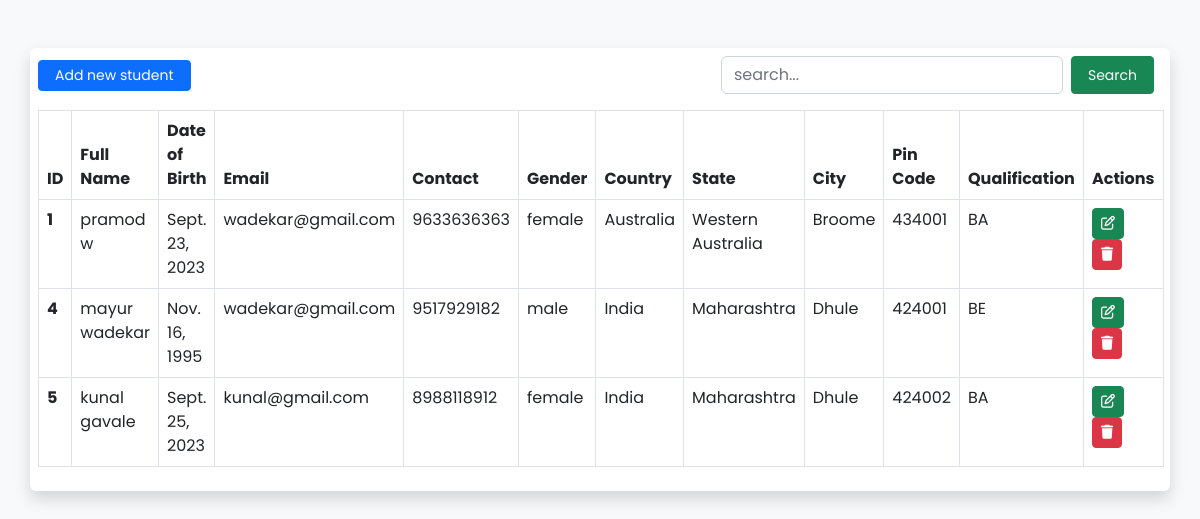
The page / on the database its author committed.
### myapp/models.py (models this page shows, shortened)
class student(models.Model):
    Fullname = models.CharField(max_length=50)
    DOB = models.DateField()
    Email = models.EmailField(max_length=50)
    Contact = models.BigIntegerField()
    Gender = models.CharField(max_length=50)
    Country = models.CharField(max_length=50)
    State = models.CharField(max_length=50)
    City = models.CharField(max_length=50)
    Pincode = models.CharField(max_length=50)
    Qualification =models.CharField(max_length=50)

### myapp/views.py (the view, shortened to what this page needs)
# urls.py: path("",views.index, name = 'index')
def index(request):
    students = student.objects.all()
    query = ""
    context = {"students" : students, "query" : query}
    return render(request, 'index.html', context = context)

### myapp/Templates/index.html (shortened to what this page needs)
<!doctype html>
<html lang="en">
<head>
    <link rel="stylesheet" href="https://cdnjs.cloudflare.com/ajax/libs/font-awesome/6.4.0/css/all.min.css"
 />
    <link href="https://cdn.jsdelivr.net/npm/bootstrap@5.2.3/dist/css/bootstrap.min.css" rel="stylesheet"
>
</head>
<body class="bg-light">
    <div class="container mt-5 p-2 rounded shadow bg-white">
        <div class="d-flex mb-3 justify-content-between align-items-center">
            <a href="" data-bs-toggle="modal" data-bs-target="#addnewstudentModal"
                class="btn btn-primary px-3 btn-sm">Add new student</a>
            <div class="">
                <form method="post" class="d-flex">
                    <input type="search" value="{{query}}" name="searchquery" class="form-control"
                        placeholder="search..." value="{{search_query}}">
                    <button class="btn btn-success btn-sm px-3 mx-2" name="search">Search</button>
                </form>
            </div>
        </div>
        <table class="table table-bordered">
            <thead>
                <tr>
                    <th scope="col">ID</th>
                    <th scope="col">Full Name</th>
                    <th scope="col">Date of Birth</th>
                    <th scope="col">Email</th>
                    <th scope="col">Contact</th>
                    <th scope="col">Gender</th>
                    <th scope="col">Country</th>
                    <th scope="col">State</th>
                    <th scope="col">City</th>
                    <th scope="col">Pin Code</th>
                    <th scope="col">Qualification</th>
                    <th scope="col">Actions</th>
                </tr>
            </thead>
            <tbody>
                {% for student in students %}
                <tr>
                    <th>{{student.id}}</th>
                    <td>{{student.Fullname}}</td>
                    <td>{{student.DOB}}</td>
                    <td>{{student.Email}}</td>
                    <td>{{student.Contact}}</td>
                    <td>{{student.Gender}}</td>
                    <td>{{student.Country}}</td>
                    <td>{{student.State}}</td>
                    <td>{{student.City}}</td>
                    <td>{{student.Pincode}}</td>
                    <td>{{student.Qualification}}</td>
                    <td>
                        <a href="" data-bs-toggle="modal" data-bs-target="#updatestudentModal_{{student.id}}"
                            class="btn btn-sm btn-success"><i class="fa-regular fa-pen-to-square"></i></a>
                        <a href="" data-bs-toggle="modal" data-bs-target="#deletestudentModal_{{student.id}}"
                            class="btn btn-sm btn-danger"><i class="fa-solid fa-trash"></i></a>
                    </td>
                </tr>
                {% endfor %}
            </tbody>
        </table>
    </div>
</body>
</html>

### myapp/Templates/index.html (style rules this page uses)
* { font-family: 'Poppins', sans-serif; }

### rows shown on the page
student: id "1", Fullname "pramod w", DOB "Sept. 23, 2023", Email "wadekar@gmail.com", Contact "9633636363", Gender "female", Country "Australia", State "Western Australia", City "Broome", Pincode "434001", Qualification "BA"
student: id "4", Fullname "mayur wadekar", DOB "Nov. 16, 1995", Email "wadekar@gmail.com", Contact "9517929182", Gender "male", Country "India", State "Maharashtra", City "Dhule", Pincode "424001", Qualification "BE"
student: id "5", Fullname "kunal gavale", DOB "Sept. 25, 2023", Email "kunal@gmail.com", Contact "8988118912", Gender "female", Country "India", State "Maharashtra", City "Dhule", Pincode "424002", Qualification "BA"
